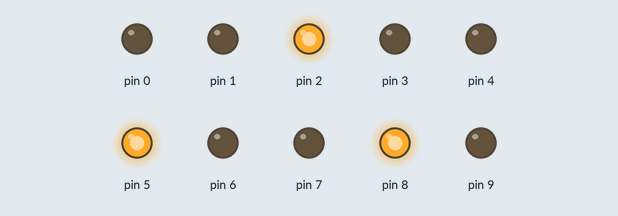
Simulated run of this sketch. Board: Arduino Uno, built with avr-gcc and run on an emulated ATmega328P. On the bench: output pins drawn as LEDs (lit = HIGH).

Above: at 0.1 s.
Timing chart, 0 to 1.6 s (numbered marks = the images above):
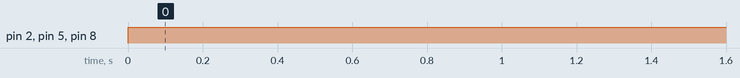

Measured:
- by itself, pin 2, pin 5, pin 8: LOW → HIGH at 0.00 s

The sketch:

7seg.ino
```cpp
int num[] = { 0x40, 0x79, 0x24, 0x30, 0x19, 0x12, 0x02, 0x78, 0x00, 0x01 };
int digit[]={ 0xFE, 0xFD };
void setup() {

  DDRD = 0xFF;
  DDRB = 0x03;

}


void loop() {
  PORTD=num[2];
  PORTB=digit[1];
}
```
